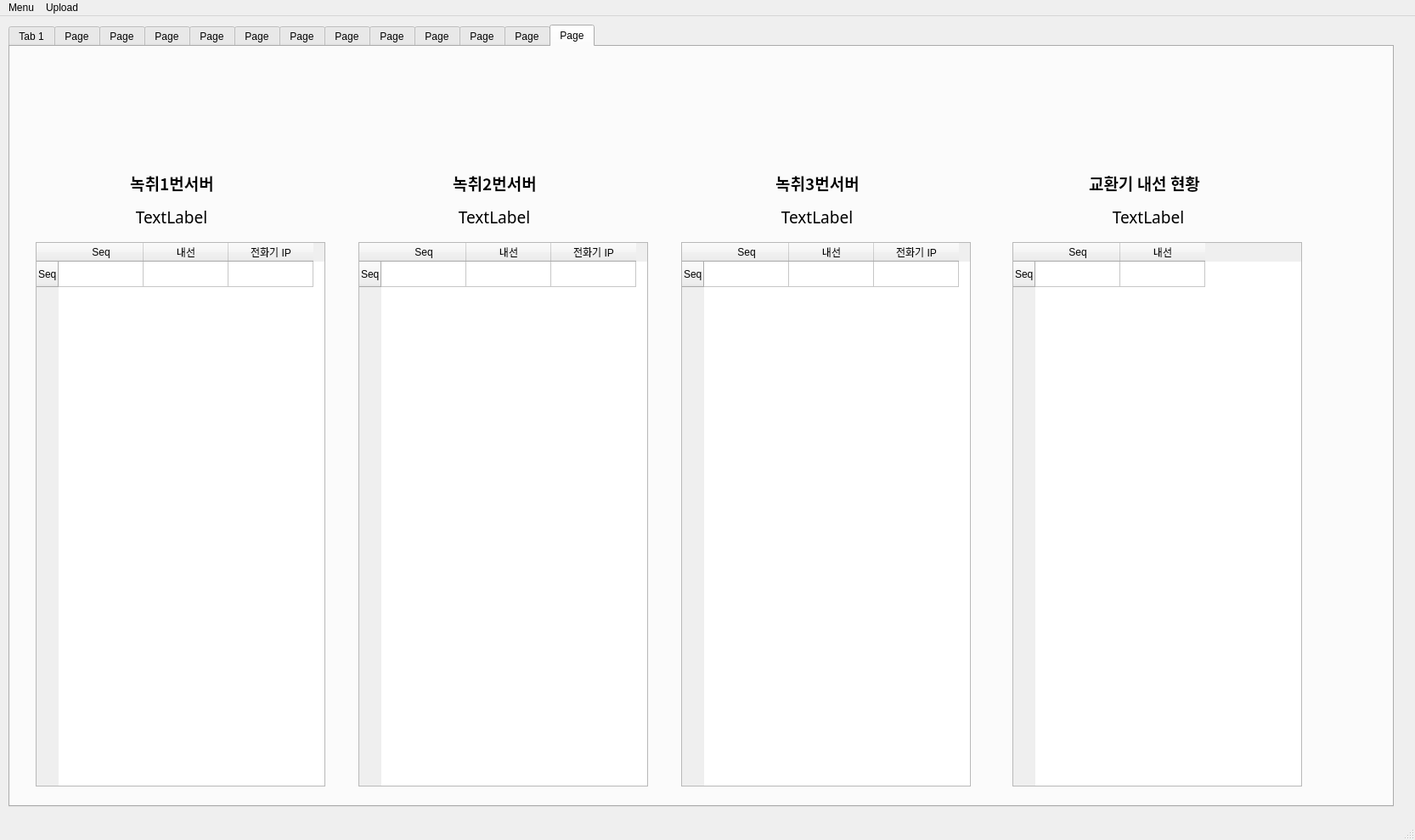
<?xml version="1.0" encoding="UTF-8"?>
<ui version="4.0">
 <class>MainWindow</class>
 <widget class="QMainWindow" name="MainWindow">
  <property name="geometry">
   <rect>
    <x>0</x>
    <y>0</y>
    <width>1666</width>
    <height>989</height>
   </rect>
  </property>
  <property name="windowTitle">
   <string>MainWindow</string>
  </property>
  <widget class="QWidget" name="centralwidget">
   <widget class="QTabWidget" name="tabWidget">
    <property name="geometry">
     <rect>
      <x>10</x>
      <y>10</y>
      <width>1631</width>
      <height>921</height>
     </rect>
    </property>
    <property name="styleSheet">
     <string notr="true"/>
    </property>
    <property name="currentIndex">
     <number>12</number>
    </property>
    <widget class="QWidget" name="tab1">
     <attribute name="title">
      <string>Tab 1</string>
     </attribute>
     <widget class="QLabel" name="tab1_title1">
      <property name="geometry">
       <rect>
        <x>30</x>
        <y>30</y>
        <width>61</width>
        <height>61</height>
       </rect>
      </property>
      <property name="font">
       <font>
        <family>맑은 고딕</family>
        <pointsize>14</pointsize>
        <weight>75</weight>
        <bold>true</bold>
       </font>
      </property>
      <property name="lineWidth">
       <number>2</number>
      </property>
      <property name="text">
       <string>사용처</string>
      </property>
     </widget>
     <widget class="QWidget" name="gridLayoutWidget">
      <property name="geometry">
       <rect>
        <x>20</x>
        <y>110</y>
        <width>1581</width>
        <height>771</height>
       </rect>
      </property>
      <layout class="QGridLayout" name="tab1_grid1"/>
     </widget>
     <widget class="QLabel" name="tab1_label1">
      <property name="geometry">
       <rect>
        <x>100</x>
        <y>30</y>
        <width>200</width>
        <height>61</height>
       </rect>
      </property>
      <property name="font">
       <font>
        <family>맑은 고딕</family>
        <pointsize>14</pointsize>
        <weight>50</weight>
        <bold>false</bold>
       </font>
      </property>
      <property name="styleSheet">
       <string notr="true">border-style: solid;
border-width: 2px;</string>
      </property>
      <property name="lineWidth">
       <number>2</number>
      </property>
      <property name="text">
       <string>TextLabel</string>
      </property>
     </widget>
     <widget class="QLabel" name="tab1_title2">
      <property name="geometry">
       <rect>
        <x>330</x>
        <y>30</y>
        <width>61</width>
        <height>61</height>
       </rect>
      </property>
      <property name="font">
       <font>
        <family>맑은 고딕</family>
        <pointsize>14</pointsize>
        <weight>75</weight>
        <bold>true</bold>
       </font>
      </property>
      <property name="lineWidth">
       <number>2</number>
      </property>
      <property name="text">
       <string>좌석수</string>
      </property>
     </widget>
     <widget class="QLabel" name="tab1_label2">
      <property name="geometry">
       <rect>
        <x>400</x>
        <y>30</y>
        <width>141</width>
        <height>61</height>
       </rect>
      </property>
      <property name="font">
       <font>
        <family>맑은 고딕</family>
        <pointsize>14</pointsize>
        <weight>50</weight>
        <bold>false</bold>
       </font>
      </property>
      <property name="styleSheet">
       <string notr="true">border-style: solid;
border-width: 2px;</string>
      </property>
      <property name="lineWidth">
       <number>2</number>
      </property>
      <property name="text">
       <string>Textlabel</string>
      </property>
     </widget>
    </widget>
    <widget class="QWidget" name="tab2">
     <attribute name="title">
      <string>Page</string>
     </attribute>
     <widget class="QWidget" name="gridLayoutWidget_2">
      <property name="geometry">
       <rect>
        <x>20</x>
        <y>110</y>
        <width>1581</width>
        <height>771</height>
       </rect>
      </property>
      <layout class="QGridLayout" name="tab2_grid1"/>
     </widget>
     <widget class="QLabel" name="tab2_title2">
      <property name="geometry">
       <rect>
        <x>330</x>
        <y>30</y>
        <width>61</width>
        <height>61</height>
       </rect>
      </property>
      <property name="font">
       <font>
        <family>맑은 고딕</family>
        <pointsize>14</pointsize>
        <weight>75</weight>
        <bold>true</bold>
       </font>
      </property>
      <property name="lineWidth">
       <number>2</number>
      </property>
      <property name="text">
       <string>좌석수</string>
      </property>
     </widget>
     <widget class="QLabel" name="tab2_label2">
      <property name="geometry">
       <rect>
        <x>400</x>
        <y>30</y>
        <width>141</width>
        <height>61</height>
       </rect>
      </property>
      <property name="font">
       <font>
        <family>맑은 고딕</family>
        <pointsize>14</pointsize>
        <weight>50</weight>
        <bold>false</bold>
       </font>
      </property>
      <property name="styleSheet">
       <string notr="true">border-style: solid;
border-width: 2px;</string>
      </property>
      <property name="lineWidth">
       <number>2</number>
      </property>
      <property name="text">
       <string>Textlabel</string>
      </property>
     </widget>
     <widget class="QLabel" name="tab2_label1">
      <property name="geometry">
       <rect>
        <x>100</x>
        <y>30</y>
        <width>200</width>
        <height>61</height>
       </rect>
      </property>
      <property name="font">
       <font>
        <family>맑은 고딕</family>
        <pointsize>14</pointsize>
        <weight>50</weight>
        <bold>false</bold>
       </font>
      </property>
      <property name="styleSheet">
       <string notr="true">border-style: solid;
border-width: 2px;</string>
      </property>
      <property name="lineWidth">
       <number>2</number>
      </property>
      <property name="text">
       <string>TextLabel</string>
      </property>
     </widget>
     <widget class="QLabel" name="tab2_title1">
      <property name="geometry">
       <rect>
        <x>30</x>
        <y>30</y>
        <width>61</width>
        <height>61</height>
       </rect>
      </property>
      <property name="font">
       <font>
        <family>맑은 고딕</family>
        <pointsize>14</pointsize>
        <weight>75</weight>
        <bold>true</bold>
       </font>
      </property>
      <property name="lineWidth">
       <number>2</number>
      </property>
      <property name="text">
       <string>사용처</string>
      </property>
     </widget>
    </widget>
    <widget class="QWidget" name="tab3">
     <attribute name="title">
      <string>Page</string>
     </attribute>
     <widget class="QLabel" name="tab3_label2">
      <property name="geometry">
       <rect>
        <x>400</x>
        <y>30</y>
        <width>141</width>
        <height>61</height>
       </rect>
      </property>
      <property name="font">
       <font>
        <family>맑은 고딕</family>
        <pointsize>14</pointsize>
        <weight>50</weight>
        <bold>false</bold>
       </font>
      </property>
      <property name="styleSheet">
       <string notr="true">border-style: solid;
border-width: 2px;</string>
      </property>
      <property name="lineWidth">
       <number>2</number>
      </property>
      <property name="text">
       <string>Textlabel</string>
      </property>
     </widget>
     <widget class="QLabel" name="tab3_title1">
      <property name="geometry">
       <rect>
        <x>30</x>
        <y>30</y>
        <width>61</width>
        <height>61</height>
       </rect>
      </property>
      <property name="font">
       <font>
        <family>맑은 고딕</family>
        <pointsize>14</pointsize>
        <weight>75</weight>
        <bold>true</bold>
       </font>
      </property>
      <property name="lineWidth">
       <number>2</number>
      </property>
      <property name="text">
       <string>사용처</string>
      </property>
     </widget>
     <widget class="QLabel" name="tab3_label1">
      <property name="geometry">
       <rect>
        <x>100</x>
        <y>30</y>
        <width>200</width>
        <height>61</height>
       </rect>
      </property>
      <property name="font">
       <font>
        <family>맑은 고딕</family>
        <pointsize>14</pointsize>
        <weight>50</weight>
        <bold>false</bold>
       </font>
      </property>
      <property name="styleSheet">
       <string notr="true">border-style: solid;
border-width: 2px;</string>
      </property>
      <property name="lineWidth">
       <number>2</number>
      </property>
      <property name="text">
       <string>TextLabel</string>
      </property>
     </widget>
     <widget class="QLabel" name="tab3_title2">
      <property name="geometry">
       <rect>
        <x>330</x>
        <y>30</y>
        <width>61</width>
        <height>61</height>
       </rect>
      </property>
      <property name="font">
       <font>
        <family>맑은 고딕</family>
        <pointsize>14</pointsize>
        <weight>75</weight>
        <bold>true</bold>
       </font>
      </property>
      <property name="lineWidth">
       <number>2</number>
      </property>
      <property name="text">
       <string>좌석수</string>
      </property>
     </widget>
     <widget class="QWidget" name="gridLayoutWidget_3">
      <property name="geometry">
       <rect>
        <x>20</x>
        <y>110</y>
        <width>1581</width>
        <height>771</height>
       </rect>
      </property>
      <layout class="QGridLayout" name="tab3_grid1"/>
     </widget>
    </widget>
    <widget class="QWidget" name="tab4">
     <attribute name="title">
      <string>Page</string>
     </attribute>
     <widget class="QLabel" name="tab4_label2">
      <property name="geometry">
       <rect>
        <x>400</x>
        <y>30</y>
        <width>141</width>
        <height>61</height>
       </rect>
      </property>
      <property name="font">
       <font>
        <family>맑은 고딕</family>
        <pointsize>14</pointsize>
        <weight>50</weight>
        <bold>false</bold>
       </font>
      </property>
      <property name="styleSheet">
       <string notr="true">border-style: solid;
border-width: 2px;</string>
      </property>
      <property name="lineWidth">
       <number>2</number>
      </property>
      <property name="text">
       <string>Textlabel</string>
      </property>
     </widget>
     <widget class="QLabel" name="tab4_title1">
      <property name="geometry">
       <rect>
        <x>30</x>
        <y>30</y>
        <width>61</width>
        <height>61</height>
       </rect>
      </property>
      <property name="font">
       <font>
        <family>맑은 고딕</family>
        <pointsize>14</pointsize>
        <weight>75</weight>
        <bold>true</bold>
       </font>
      </property>
      <property name="lineWidth">
       <number>2</number>
      </property>
      <property name="text">
       <string>사용처</string>
      </property>
     </widget>
     <widget class="QLabel" name="tab4_label1">
      <property name="geometry">
       <rect>
        <x>100</x>
        <y>30</y>
        <width>200</width>
        <height>61</height>
       </rect>
      </property>
      <property name="font">
       <font>
        <family>맑은 고딕</family>
        <pointsize>14</pointsize>
        <weight>50</weight>
        <bold>false</bold>
       </font>
      </property>
      <property name="styleSheet">
       <string notr="true">border-style: solid;
border-width: 2px;</string>
      </property>
      <property name="lineWidth">
       <number>2</number>
      </property>
      <property name="text">
       <string>TextLabel</string>
      </property>
     </widget>
     <widget class="QLabel" name="tab4_title2">
      <property name="geometry">
       <rect>
        <x>330</x>
        <y>30</y>
        <width>61</width>
        <height>61</height>
       </rect>
      </property>
      <property name="font">
       <font>
        <family>맑은 고딕</family>
        <pointsize>14</pointsize>
        <weight>75</weight>
        <bold>true</bold>
       </font>
      </property>
      <property name="lineWidth">
       <number>2</number>
      </property>
      <property name="text">
       <string>좌석수</string>
      </property>
     </widget>
     <widget class="QWidget" name="gridLayoutWidget_4">
      <property name="geometry">
       <rect>
        <x>20</x>
        <y>110</y>
        <width>1581</width>
        <height>771</height>
       </rect>
      </property>
      <layout class="QGridLayout" name="tab4_grid1"/>
     </widget>
    </widget>
    <widget class="QWidget" name="tab5">
     <attribute name="title">
      <string>Page</string>
     </attribute>
     <widget class="QLabel" name="tab5_label2">
      <property name="geometry">
       <rect>
        <x>400</x>
        <y>30</y>
        <width>141</width>
        <height>61</height>
       </rect>
      </property>
      <property name="font">
       <font>
        <family>맑은 고딕</family>
        <pointsize>14</pointsize>
        <weight>50</weight>
        <bold>false</bold>
       </font>
      </property>
      <property name="styleSheet">
       <string notr="true">border-style: solid;
border-width: 2px;</string>
      </property>
      <property name="lineWidth">
       <number>2</number>
      </property>
      <property name="text">
       <string>Textlabel</string>
      </property>
     </widget>
     <widget class="QLabel" name="tab5_title1">
      <property name="geometry">
       <rect>
        <x>30</x>
        <y>30</y>
        <width>61</width>
        <height>61</height>
       </rect>
      </property>
      <property name="font">
       <font>
        <family>맑은 고딕</family>
        <pointsize>14</pointsize>
        <weight>75</weight>
        <bold>true</bold>
       </font>
      </property>
      <property name="lineWidth">
       <number>2</number>
      </property>
      <property name="text">
       <string>사용처</string>
      </property>
     </widget>
     <widget class="QLabel" name="tab5_label1">
      <property name="geometry">
       <rect>
        <x>100</x>
        <y>30</y>
        <width>200</width>
        <height>61</height>
       </rect>
      </property>
      <property name="font">
       <font>
        <family>맑은 고딕</family>
        <pointsize>14</pointsize>
        <weight>50</weight>
        <bold>false</bold>
       </font>
      </property>
      <property name="styleSheet">
       <string notr="true">border-style: solid;
border-width: 2px;</string>
      </property>
      <property name="lineWidth">
       <number>2</number>
      </property>
      <property name="text">
       <string>TextLabel</string>
      </property>
     </widget>
     <widget class="QLabel" name="tab5_title2">
      <property name="geometry">
       <rect>
        <x>330</x>
        <y>30</y>
        <width>61</width>
        <height>61</height>
       </rect>
      </property>
      <property name="font">
       <font>
        <family>맑은 고딕</family>
        <pointsize>14</pointsize>
        <weight>75</weight>
        <bold>true</bold>
       </font>
      </property>
      <property name="lineWidth">
       <number>2</number>
      </property>
      <property name="text">
       <string>좌석수</string>
      </property>
     </widget>
     <widget class="QWidget" name="gridLayoutWidget_5">
      <property name="geometry">
       <rect>
        <x>20</x>
        <y>110</y>
        <width>1581</width>
        <height>771</height>
       </rect>
      </property>
      <layout class="QGridLayout" name="tab5_grid1"/>
     </widget>
    </widget>
    <widget class="QWidget" name="tab6">
     <attribute name="title">
      <string>Page</string>
     </attribute>
     <widget class="QLabel" name="tab6_label2">
      <property name="geometry">
       <rect>
        <x>400</x>
        <y>30</y>
        <width>141</width>
        <height>61</height>
       </rect>
      </property>
      <property name="font">
       <font>
        <family>맑은 고딕</family>
        <pointsize>14</pointsize>
        <weight>50</weight>
        <bold>false</bold>
       </font>
      </property>
      <property name="styleSheet">
       <string notr="true">border-style: solid;
border-width: 2px;</string>
      </property>
      <property name="lineWidth">
       <number>2</number>
      </property>
      <property name="text">
       <string>Textlabel</string>
      </property>
     </widget>
     <widget class="QLabel" name="tab6_title1">
      <property name="geometry">
       <rect>
        <x>30</x>
        <y>30</y>
        <width>61</width>
        <height>61</height>
       </rect>
      </property>
      <property name="font">
       <font>
        <family>맑은 고딕</family>
        <pointsize>14</pointsize>
        <weight>75</weight>
        <bold>true</bold>
       </font>
      </property>
      <property name="lineWidth">
       <number>2</number>
      </property>
      <property name="text">
       <string>사용처</string>
      </property>
     </widget>
     <widget class="QLabel" name="tab6_label1">
      <property name="geometry">
       <rect>
        <x>100</x>
        <y>30</y>
        <width>200</width>
        <height>61</height>
       </rect>
      </property>
      <property name="font">
       <font>
        <family>맑은 고딕</family>
        <pointsize>14</pointsize>
        <weight>50</weight>
        <bold>false</bold>
       </font>
      </property>
      <property name="styleSheet">
       <string notr="true">border-style: solid;
border-width: 2px;</string>
      </property>
      <property name="lineWidth">
       <number>2</number>
      </property>
      <property name="text">
       <string>TextLabel</string>
      </property>
     </widget>
     <widget class="QLabel" name="tab6_title2">
      <property name="geometry">
       <rect>
        <x>330</x>
        <y>30</y>
        <width>61</width>
        <height>61</height>
       </rect>
      </property>
      <property name="font">
       <font>
        <family>맑은 고딕</family>
        <pointsize>14</pointsize>
        <weight>75</weight>
        <bold>true</bold>
       </font>
      </property>
      <property name="lineWidth">
       <number>2</number>
      </property>
      <property name="text">
       <string>좌석수</string>
      </property>
     </widget>
     <widget class="QWidget" name="gridLayoutWidget_6">
      <property name="geometry">
       <rect>
        <x>20</x>
        <y>110</y>
        <width>1581</width>
        <height>771</height>
       </rect>
      </property>
      <layout class="QGridLayout" name="tab6_grid1"/>
     </widget>
    </widget>
    <widget class="QWidget" name="tab7">
     <attribute name="title">
      <string>Page</string>
     </attribute>
     <widget class="QLabel" name="tab7_label2">
      <property name="geometry">
       <rect>
        <x>400</x>
        <y>30</y>
        <width>141</width>
        <height>61</height>
       </rect>
      </property>
      <property name="font">
       <font>
        <family>맑은 고딕</family>
        <pointsize>14</pointsize>
        <weight>50</weight>
        <bold>false</bold>
       </font>
      </property>
      <property name="styleSheet">
       <string notr="true">border-style: solid;
border-width: 2px;</string>
      </property>
      <property name="lineWidth">
       <number>2</number>
      </property>
      <property name="text">
       <string>Textlabel</string>
      </property>
     </widget>
     <widget class="QLabel" name="tab7_title1">
      <property name="geometry">
       <rect>
        <x>30</x>
        <y>30</y>
        <width>61</width>
        <height>61</height>
       </rect>
      </property>
      <property name="font">
       <font>
        <family>맑은 고딕</family>
        <pointsize>14</pointsize>
        <weight>75</weight>
        <bold>true</bold>
       </font>
      </property>
      <property name="lineWidth">
       <number>2</number>
      </property>
      <property name="text">
       <string>사용처</string>
      </property>
     </widget>
     <widget class="QLabel" name="tab7_label1">
      <property name="geometry">
       <rect>
        <x>100</x>
        <y>30</y>
        <width>200</width>
        <height>61</height>
       </rect>
      </property>
      <property name="font">
       <font>
        <family>맑은 고딕</family>
        <pointsize>14</pointsize>
        <weight>50</weight>
        <bold>false</bold>
       </font>
      </property>
      <property name="styleSheet">
       <string notr="true">border-style: solid;
border-width: 2px;</string>
      </property>
      <property name="lineWidth">
       <number>2</number>
      </property>
      <property name="text">
       <string>TextLabel</string>
      </property>
     </widget>
     <widget class="QLabel" name="tab7_title2">
      <property name="geometry">
       <rect>
        <x>330</x>
        <y>30</y>
        <width>61</width>
        <height>61</height>
       </rect>
      </property>
      <property name="font">
       <font>
        <family>맑은 고딕</family>
        <pointsize>14</pointsize>
        <weight>75</weight>
        <bold>true</bold>
       </font>
      </property>
      <property name="lineWidth">
       <number>2</number>
      </property>
      <property name="text">
       <string>좌석수</string>
      </property>
     </widget>
     <widget class="QWidget" name="gridLayoutWidget_7">
      <property name="geometry">
       <rect>
        <x>20</x>
        <y>110</y>
        <width>1581</width>
        <height>771</height>
       </rect>
      </property>
      <layout class="QGridLayout" name="tab7_grid1"/>
     </widget>
    </widget>
    <widget class="QWidget" name="tab8">
     <attribute name="title">
      <string>Page</string>
     </attribute>
     <widget class="QLabel" name="tab8_label2">
      <property name="geometry">
       <rect>
        <x>400</x>
        <y>30</y>
        <width>141</width>
        <height>61</height>
       </rect>
      </property>
      <property name="font">
       <font>
        <family>맑은 고딕</family>
        <pointsize>14</pointsize>
        <weight>50</weight>
        <bold>false</bold>
       </font>
      </property>
      <property name="styleSheet">
       <string notr="true">border-style: solid;
border-width: 2px;</string>
      </property>
      <property name="lineWidth">
       <number>2</number>
      </property>
      <property name="text">
       <string>Textlabel</string>
      </property>
     </widget>
     <widget class="QLabel" name="tab8_title1">
      <property name="geometry">
       <rect>
        <x>30</x>
        <y>30</y>
        <width>61</width>
        <height>61</height>
       </rect>
      </property>
      <property name="font">
       <font>
        <family>맑은 고딕</family>
        <pointsize>14</pointsize>
        <weight>75</weight>
        <bold>true</bold>
       </font>
      </property>
      <property name="lineWidth">
       <number>2</number>
      </property>
      <property name="text">
       <string>사용처</string>
      </property>
     </widget>
     <widget class="QLabel" name="tab8_label1">
      <property name="geometry">
       <rect>
        <x>100</x>
        <y>30</y>
        <width>200</width>
        <height>61</height>
       </rect>
      </property>
      <property name="font">
       <font>
        <family>맑은 고딕</family>
        <pointsize>14</pointsize>
        <weight>50</weight>
        <bold>false</bold>
       </font>
      </property>
      <property name="styleSheet">
       <string notr="true">border-style: solid;
border-width: 2px;</string>
      </property>
      <property name="lineWidth">
       <number>2</number>
      </property>
      <property name="text">
       <string>TextLabel</string>
      </property>
     </widget>
     <widget class="QLabel" name="tab8_title2">
      <property name="geometry">
       <rect>
        <x>330</x>
        <y>30</y>
        <width>61</width>
        <height>61</height>
       </rect>
      </property>
      <property name="font">
       <font>
        <family>맑은 고딕</family>
        <pointsize>14</pointsize>
        <weight>75</weight>
        <bold>true</bold>
       </font>
      </property>
      <property name="lineWidth">
       <number>2</number>
      </property>
      <property name="text">
       <string>좌석수</string>
      </property>
     </widget>
     <widget class="QWidget" name="gridLayoutWidget_8">
      <property name="geometry">
       <rect>
        <x>20</x>
        <y>110</y>
        <width>1581</width>
        <height>771</height>
       </rect>
      </property>
      <layout class="QGridLayout" name="tab8_grid1"/>
     </widget>
    </widget>
    <widget class="QWidget" name="tab9">
     <attribute name="title">
      <string>Page</string>
     </attribute>
     <widget class="QLabel" name="tab9_label2">
      <property name="geometry">
       <rect>
        <x>400</x>
        <y>30</y>
        <width>141</width>
        <height>61</height>
       </rect>
      </property>
      <property name="font">
       <font>
        <family>맑은 고딕</family>
        <pointsize>14</pointsize>
        <weight>50</weight>
        <bold>false</bold>
       </font>
      </property>
      <property name="styleSheet">
       <string notr="true">border-style: solid;
border-width: 2px;</string>
      </property>
      <property name="lineWidth">
       <number>2</number>
      </property>
      <property name="text">
       <string>Textlabel</string>
      </property>
     </widget>
     <widget class="QLabel" name="tab9_title1">
      <property name="geometry">
       <rect>
        <x>30</x>
        <y>30</y>
        <width>61</width>
        <height>61</height>
       </rect>
      </property>
      <property name="font">
       <font>
        <family>맑은 고딕</family>
        <pointsize>14</pointsize>
        <weight>75</weight>
        <bold>true</bold>
       </font>
      </property>
      <property name="lineWidth">
       <number>2</number>
      </property>
      <property name="text">
       <string>사용처</string>
      </property>
     </widget>
     <widget class="QLabel" name="tab9_label1">
      <property name="geometry">
       <rect>
        <x>100</x>
        <y>30</y>
        <width>200</width>
        <height>61</height>
       </rect>
      </property>
      <property name="font">
       <font>
        <family>맑은 고딕</family>
        <pointsize>14</pointsize>
        <weight>50</weight>
        <bold>false</bold>
       </font>
      </property>
      <property name="styleSheet">
       <string notr="true">border-style: solid;
border-width: 2px;</string>
      </property>
      <property name="lineWidth">
       <number>2</number>
      </property>
      <property name="text">
       <string>TextLabel</string>
      </property>
     </widget>
     <widget class="QLabel" name="tab9_title2">
      <property name="geometry">
       <rect>
        <x>330</x>
        <y>30</y>
        <width>61</width>
        <height>61</height>
       </rect>
      </property>
      <property name="font">
       <font>
        <family>맑은 고딕</family>
        <pointsize>14</pointsize>
        <weight>75</weight>
        <bold>true</bold>
       </font>
      </property>
      <property name="lineWidth">
       <number>2</number>
      </property>
      <property name="text">
       <string>좌석수</string>
      </property>
     </widget>
     <widget class="QWidget" name="gridLayoutWidget_9">
      <property name="geometry">
       <rect>
        <x>20</x>
        <y>110</y>
        <width>1581</width>
        <height>771</height>
       </rect>
      </property>
      <layout class="QGridLayout" name="tab9_grid1"/>
     </widget>
    </widget>
    <widget class="QWidget" name="tab10">
     <attribute name="title">
      <string>Page</string>
     </attribute>
     <widget class="QLabel" name="tab10_label2">
      <property name="geometry">
       <rect>
        <x>400</x>
        <y>30</y>
        <width>141</width>
        <height>61</height>
       </rect>
      </property>
      <property name="font">
       <font>
        <family>맑은 고딕</family>
        <pointsize>14</pointsize>
        <weight>50</weight>
        <bold>false</bold>
       </font>
      </property>
      <property name="styleSheet">
       <string notr="true">border-style: solid;
border-width: 2px;</string>
      </property>
      <property name="lineWidth">
       <number>2</number>
      </property>
      <property name="text">
       <string>Textlabel</string>
      </property>
     </widget>
     <widget class="QLabel" name="tab10_title1">
      <property name="geometry">
       <rect>
        <x>30</x>
        <y>30</y>
        <width>61</width>
        <height>61</height>
       </rect>
      </property>
      <property name="font">
       <font>
        <family>맑은 고딕</family>
        <pointsize>14</pointsize>
        <weight>75</weight>
        <bold>true</bold>
       </font>
      </property>
      <property name="lineWidth">
       <number>2</number>
      </property>
      <property name="text">
       <string>사용처</string>
      </property>
     </widget>
     <widget class="QLabel" name="tab10_label1">
      <property name="geometry">
       <rect>
        <x>100</x>
        <y>30</y>
        <width>200</width>
        <height>61</height>
       </rect>
      </property>
      <property name="font">
       <font>
        <family>맑은 고딕</family>
        <pointsize>14</pointsize>
        <weight>50</weight>
        <bold>false</bold>
       </font>
      </property>
      <property name="styleSheet">
       <string notr="true">border-style: solid;
border-width: 2px;</string>
      </property>
      <property name="lineWidth">
       <number>2</number>
      </property>
      <property name="text">
       <string>TextLabel</string>
      </property>
     </widget>
     <widget class="QLabel" name="tab10_title2">
      <property name="geometry">
       <rect>
        <x>330</x>
        <y>30</y>
        <width>61</width>
        <height>61</height>
       </rect>
      </property>
      <property name="font">
       <font>
        <family>맑은 고딕</family>
        <pointsize>14</pointsize>
        <weight>75</weight>
        <bold>true</bold>
       </font>
      </property>
      <property name="lineWidth">
       <number>2</number>
      </property>
      <property name="text">
       <string>좌석수</string>
      </property>
     </widget>
     <widget class="QWidget" name="gridLayoutWidget_10">
      <property name="geometry">
       <rect>
        <x>20</x>
        <y>110</y>
        <width>1581</width>
        <height>771</height>
       </rect>
      </property>
      <layout class="QGridLayout" name="tab10_grid1"/>
     </widget>
    </widget>
    <widget class="QWidget" name="tab11">
     <attribute name="title">
      <string>Page</string>
     </attribute>
     <widget class="QLabel" name="tab11_label2">
      <property name="geometry">
       <rect>
        <x>400</x>
        <y>30</y>
        <width>141</width>
        <height>61</height>
       </rect>
      </property>
      <property name="font">
       <font>
        <family>맑은 고딕</family>
        <pointsize>14</pointsize>
        <weight>50</weight>
        <bold>false</bold>
       </font>
      </property>
      <property name="styleSheet">
       <string notr="true">border-style: solid;
border-width: 2px;</string>
      </property>
      <property name="lineWidth">
       <number>2</number>
      </property>
      <property name="text">
       <string>Textlabel</string>
      </property>
     </widget>
     <widget class="QLabel" name="tab11_title1">
      <property name="geometry">
       <rect>
        <x>30</x>
        <y>30</y>
        <width>61</width>
        <height>61</height>
       </rect>
      </property>
      <property name="font">
       <font>
        <family>맑은 고딕</family>
        <pointsize>14</pointsize>
        <weight>75</weight>
        <bold>true</bold>
       </font>
      </property>
      <property name="lineWidth">
       <number>2</number>
      </property>
      <property name="text">
       <string>사용처</string>
      </property>
     </widget>
     <widget class="QLabel" name="tab11_label1">
      <property name="geometry">
       <rect>
        <x>100</x>
        <y>30</y>
        <width>200</width>
        <height>61</height>
       </rect>
      </property>
      <property name="font">
       <font>
        <family>맑은 고딕</family>
        <pointsize>14</pointsize>
        <weight>50</weight>
        <bold>false</bold>
       </font>
      </property>
      <property name="styleSheet">
       <string notr="true">border-style: solid;
border-width: 2px;</string>
      </property>
      <property name="lineWidth">
       <number>2</number>
      </property>
      <property name="text">
       <string>TextLabel</string>
      </property>
     </widget>
     <widget class="QLabel" name="tab11_title2">
      <property name="geometry">
       <rect>
        <x>330</x>
        <y>30</y>
        <width>61</width>
        <height>61</height>
       </rect>
      </property>
      <property name="font">
       <font>
        <family>맑은 고딕</family>
        <pointsize>14</pointsize>
        <weight>75</weight>
        <bold>true</bold>
       </font>
      </property>
      <property name="lineWidth">
       <number>2</number>
      </property>
      <property name="text">
       <string>좌석수</string>
      </property>
     </widget>
     <widget class="QWidget" name="gridLayoutWidget_11">
      <property name="geometry">
       <rect>
        <x>20</x>
        <y>110</y>
        <width>1581</width>
        <height>771</height>
       </rect>
      </property>
      <layout class="QGridLayout" name="tab11_grid1"/>
     </widget>
    </widget>
    <widget class="QWidget" name="tab12">
     <attribute name="title">
      <string>Page</string>
     </attribute>
     <widget class="QLabel" name="tab12_title1">
      <property name="geometry">
       <rect>
        <x>30</x>
        <y>30</y>
        <width>61</width>
        <height>61</height>
       </rect>
      </property>
      <property name="font">
       <font>
        <family>맑은 고딕</family>
        <pointsize>14</pointsize>
        <weight>75</weight>
        <bold>true</bold>
       </font>
      </property>
      <property name="lineWidth">
       <number>2</number>
      </property>
      <property name="text">
       <string>사용처</string>
      </property>
     </widget>
     <widget class="QLabel" name="tab12_label1">
      <property name="geometry">
       <rect>
        <x>100</x>
        <y>30</y>
        <width>200</width>
        <height>61</height>
       </rect>
      </property>
      <property name="font">
       <font>
        <family>맑은 고딕</family>
        <pointsize>14</pointsize>
        <weight>50</weight>
        <bold>false</bold>
       </font>
      </property>
      <property name="styleSheet">
       <string notr="true">border-style: solid;
border-width: 2px;</string>
      </property>
      <property name="lineWidth">
       <number>2</number>
      </property>
      <property name="text">
       <string>TextLabel</string>
      </property>
     </widget>
     <widget class="QWidget" name="gridLayoutWidget_12">
      <property name="geometry">
       <rect>
        <x>20</x>
        <y>110</y>
        <width>1581</width>
        <height>771</height>
       </rect>
      </property>
      <layout class="QGridLayout" name="tab12_grid1"/>
     </widget>
     <widget class="QLabel" name="tab12_title2">
      <property name="geometry">
       <rect>
        <x>330</x>
        <y>30</y>
        <width>61</width>
        <height>61</height>
       </rect>
      </property>
      <property name="font">
       <font>
        <family>맑은 고딕</family>
        <pointsize>14</pointsize>
        <weight>75</weight>
        <bold>true</bold>
       </font>
      </property>
      <property name="lineWidth">
       <number>2</number>
      </property>
      <property name="text">
       <string>좌석수</string>
      </property>
     </widget>
     <widget class="QLabel" name="tab12_label2">
      <property name="geometry">
       <rect>
        <x>400</x>
        <y>30</y>
        <width>141</width>
        <height>61</height>
       </rect>
      </property>
      <property name="font">
       <font>
        <family>맑은 고딕</family>
        <pointsize>14</pointsize>
        <weight>50</weight>
        <bold>false</bold>
       </font>
      </property>
      <property name="styleSheet">
       <string notr="true">border-style: solid;
border-width: 2px;</string>
      </property>
      <property name="lineWidth">
       <number>2</number>
      </property>
      <property name="text">
       <string>Textlabel</string>
      </property>
     </widget>
    </widget>
    <widget class="QWidget" name="tab13">
     <attribute name="title">
      <string>Page</string>
     </attribute>
     <widget class="QTableWidget" name="tab13_rec1">
      <property name="geometry">
       <rect>
        <x>30</x>
        <y>230</y>
        <width>341</width>
        <height>641</height>
       </rect>
      </property>
      <row>
       <property name="text">
        <string>Seq</string>
       </property>
      </row>
      <column>
       <property name="text">
        <string>Seq</string>
       </property>
      </column>
      <column>
       <property name="text">
        <string>내선</string>
       </property>
      </column>
      <column>
       <property name="text">
        <string>전화기 IP</string>
       </property>
      </column>
     </widget>
     <widget class="QLabel" name="tab13_rec1_title">
      <property name="geometry">
       <rect>
        <x>130</x>
        <y>130</y>
        <width>121</width>
        <height>61</height>
       </rect>
      </property>
      <property name="font">
       <font>
        <family>맑은 고딕</family>
        <pointsize>14</pointsize>
        <weight>75</weight>
        <bold>true</bold>
       </font>
      </property>
      <property name="lineWidth">
       <number>2</number>
      </property>
      <property name="text">
       <string>녹취1번서버</string>
      </property>
      <property name="alignment">
       <set>Qt::AlignCenter</set>
      </property>
     </widget>
     <widget class="QLabel" name="tab13_rec1_label">
      <property name="geometry">
       <rect>
        <x>90</x>
        <y>170</y>
        <width>200</width>
        <height>61</height>
       </rect>
      </property>
      <property name="font">
       <font>
        <family>맑은 고딕</family>
        <pointsize>14</pointsize>
        <weight>50</weight>
        <bold>false</bold>
       </font>
      </property>
      <property name="lineWidth">
       <number>2</number>
      </property>
      <property name="text">
       <string>TextLabel</string>
      </property>
      <property name="alignment">
       <set>Qt::AlignCenter</set>
      </property>
     </widget>
     <widget class="QTableWidget" name="tab13_rec2">
      <property name="geometry">
       <rect>
        <x>410</x>
        <y>230</y>
        <width>341</width>
        <height>641</height>
       </rect>
      </property>
      <row>
       <property name="text">
        <string>Seq</string>
       </property>
      </row>
      <column>
       <property name="text">
        <string>Seq</string>
       </property>
      </column>
      <column>
       <property name="text">
        <string>내선</string>
       </property>
      </column>
      <column>
       <property name="text">
        <string>전화기 IP</string>
       </property>
      </column>
     </widget>
     <widget class="QTableWidget" name="tab13_rec3">
      <property name="geometry">
       <rect>
        <x>790</x>
        <y>230</y>
        <width>341</width>
        <height>641</height>
       </rect>
      </property>
      <row>
       <property name="text">
        <string>Seq</string>
       </property>
      </row>
      <column>
       <property name="text">
        <string>Seq</string>
       </property>
      </column>
      <column>
       <property name="text">
        <string>내선</string>
       </property>
      </column>
      <column>
       <property name="text">
        <string>전화기 IP</string>
       </property>
      </column>
     </widget>
     <widget class="QLabel" name="tab13_rec2_label">
      <property name="geometry">
       <rect>
        <x>470</x>
        <y>170</y>
        <width>200</width>
        <height>61</height>
       </rect>
      </property>
      <property name="font">
       <font>
        <family>맑은 고딕</family>
        <pointsize>14</pointsize>
        <weight>50</weight>
        <bold>false</bold>
       </font>
      </property>
      <property name="lineWidth">
       <number>2</number>
      </property>
      <property name="text">
       <string>TextLabel</string>
      </property>
      <property name="alignment">
       <set>Qt::AlignCenter</set>
      </property>
     </widget>
     <widget class="QLabel" name="tab13_rec2_title">
      <property name="geometry">
       <rect>
        <x>510</x>
        <y>130</y>
        <width>121</width>
        <height>61</height>
       </rect>
      </property>
      <property name="font">
       <font>
        <family>맑은 고딕</family>
        <pointsize>14</pointsize>
        <weight>75</weight>
        <bold>true</bold>
       </font>
      </property>
      <property name="lineWidth">
       <number>2</number>
      </property>
      <property name="text">
       <string>녹취2번서버</string>
      </property>
      <property name="alignment">
       <set>Qt::AlignCenter</set>
      </property>
     </widget>
     <widget class="QLabel" name="tab13_rec3_title">
      <property name="geometry">
       <rect>
        <x>890</x>
        <y>130</y>
        <width>121</width>
        <height>61</height>
       </rect>
      </property>
      <property name="font">
       <font>
        <family>맑은 고딕</family>
        <pointsize>14</pointsize>
        <weight>75</weight>
        <bold>true</bold>
       </font>
      </property>
      <property name="lineWidth">
       <number>2</number>
      </property>
      <property name="text">
       <string>녹취3번서버</string>
      </property>
      <property name="alignment">
       <set>Qt::AlignCenter</set>
      </property>
     </widget>
     <widget class="QLabel" name="tab13_rec3_label">
      <property name="geometry">
       <rect>
        <x>850</x>
        <y>170</y>
        <width>200</width>
        <height>61</height>
       </rect>
      </property>
      <property name="font">
       <font>
        <family>맑은 고딕</family>
        <pointsize>14</pointsize>
        <weight>50</weight>
        <bold>false</bold>
       </font>
      </property>
      <property name="lineWidth">
       <number>2</number>
      </property>
      <property name="text">
       <string>TextLabel</string>
      </property>
      <property name="alignment">
       <set>Qt::AlignCenter</set>
      </property>
     </widget>
     <widget class="QTableWidget" name="tab13_PBX">
      <property name="geometry">
       <rect>
        <x>1180</x>
        <y>230</y>
        <width>341</width>
        <height>641</height>
       </rect>
      </property>
      <row>
       <property name="text">
        <string>Seq</string>
       </property>
      </row>
      <column>
       <property name="text">
        <string>Seq</string>
       </property>
      </column>
      <column>
       <property name="text">
        <string>내선</string>
       </property>
      </column>
     </widget>
     <widget class="QLabel" name="tab13_PBX_label">
      <property name="geometry">
       <rect>
        <x>1240</x>
        <y>170</y>
        <width>200</width>
        <height>61</height>
       </rect>
      </property>
      <property name="font">
       <font>
        <family>맑은 고딕</family>
        <pointsize>14</pointsize>
        <weight>50</weight>
        <bold>false</bold>
       </font>
      </property>
      <property name="lineWidth">
       <number>2</number>
      </property>
      <property name="text">
       <string>TextLabel</string>
      </property>
      <property name="alignment">
       <set>Qt::AlignCenter</set>
      </property>
     </widget>
     <widget class="QLabel" name="tab13_PBX_title">
      <property name="geometry">
       <rect>
        <x>1250</x>
        <y>130</y>
        <width>171</width>
        <height>61</height>
       </rect>
      </property>
      <property name="font">
       <font>
        <family>맑은 고딕</family>
        <pointsize>14</pointsize>
        <weight>75</weight>
        <bold>true</bold>
       </font>
      </property>
      <property name="lineWidth">
       <number>2</number>
      </property>
      <property name="text">
       <string>교환기 내선 현황</string>
      </property>
      <property name="alignment">
       <set>Qt::AlignCenter</set>
      </property>
     </widget>
    </widget>
   </widget>
  </widget>
  <widget class="QMenuBar" name="menubar">
   <property name="geometry">
    <rect>
     <x>0</x>
     <y>0</y>
     <width>1666</width>
     <height>21</height>
    </rect>
   </property>
   <widget class="QMenu" name="menuMenu">
    <property name="title">
     <string>Menu</string>
    </property>
    <addaction name="separator"/>
    <addaction name="actionSearchDN"/>
    <addaction name="actionCheckStatus"/>
    <addaction name="actionRefresh"/>
    <addaction name="actionSoftPhoneLogOut"/>
   </widget>
   <widget class="QMenu" name="menuUpload">
    <property name="title">
     <string>Upload</string>
    </property>
    <addaction name="actionRECIPUpload"/>
   </widget>
   <addaction name="menuMenu"/>
   <addaction name="menuUpload"/>
  </widget>
  <widget class="QStatusBar" name="statusbar"/>
  <action name="actionSearchDN">
   <property name="text">
    <string>SearchDN</string>
   </property>
  </action>
  <action name="actionCheckStatus">
   <property name="text">
    <string>CheckStatus</string>
   </property>
  </action>
  <action name="actionRefresh">
   <property name="text">
    <string>Refresh</string>
   </property>
  </action>
  <action name="actionSoftPhoneLogOut">
   <property name="text">
    <string>SoftPhoneLogOut</string>
   </property>
  </action>
  <action name="actionRECIPUpload">
   <property name="text">
    <string>RECIPUpload</string>
   </property>
  </action>
 </widget>
 <resources/>
 <connections/>
</ui>
